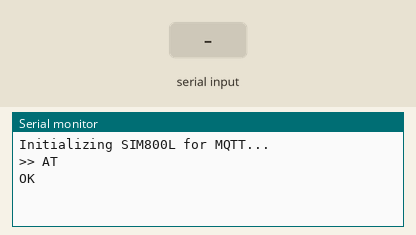
Simulated run of this program. Board: ESP32. On the bench: the last lines printed to the serial monitor. The inputs (shaded band) are chosen by the test bench. The modem accepts every AT command (registered, SIM ready, sends succeed) and sends nothing else.

Above: at 5.2 s.
5.3 s: "1" received over the second serial link
At 5.7 s:
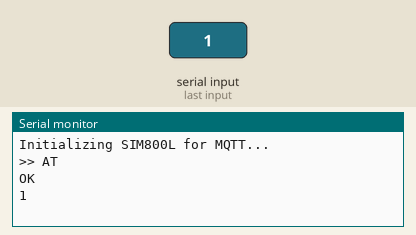
6.8 s: "0" received over the second serial link
At 8.0 s:
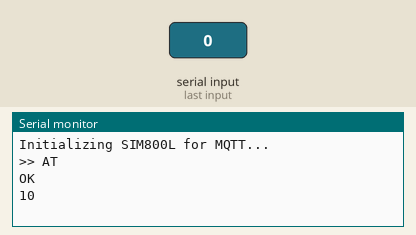

The program:

main.cpp
```cpp
#include <HardwareSerial.h>

// UART2 ke SIM800L
HardwareSerial SerialAT(2); // RX2 = GPIO16, TX2 = GPIO17

void sendAT(String cmd, String expected, int timeout = 2000) {
  SerialAT.println(cmd);
  Serial.print(">> "); Serial.println(cmd);
  long t = millis();
  while (millis() - t < timeout) {
    if (SerialAT.available()) {
      String r = SerialAT.readString();
      Serial.print(r);
      if (r.indexOf(expected) != -1) break;
    }
  }
}

void setup() {
  Serial.begin(115200);
  SerialAT.begin(115200, SERIAL_8N1, 16, 17);
  delay(3000);

  Serial.println("Initializing SIM800L for MQTT...");

  sendAT("AT", "OK");

}

void loop() {
  if (SerialAT.available()) {
    Serial.write(SerialAT.read());
  }

  if (Serial.available()) {
    SerialAT.write(Serial.read());
  }
}
```

Measured:
- after the input at 5.3 s, the serial monitor: prints a new line at once (image 1)
- after the input at 6.8 s, the serial monitor: prints a new line at once (image 2)
